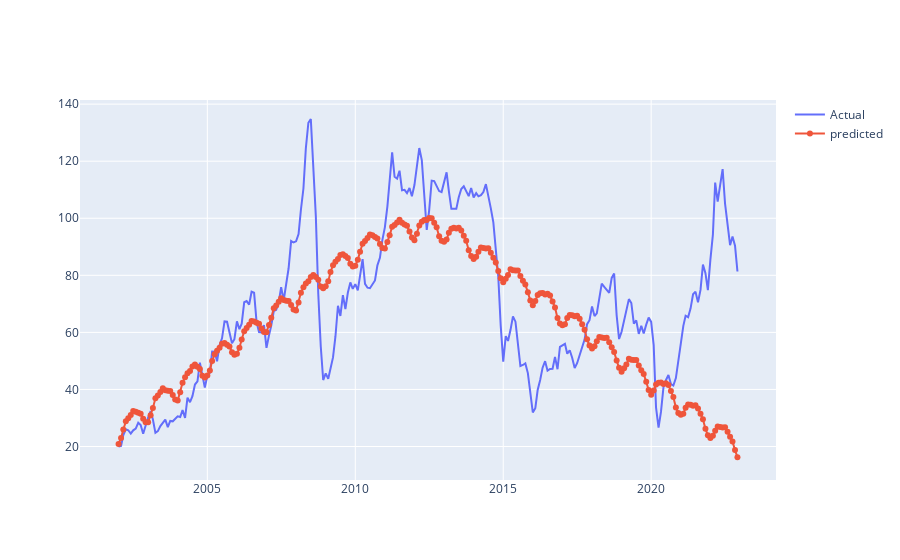

The code cell stored with this chart in its notebook:
### Code cell
# plot actual vs predicted
fig = go.Figure([go.Scatter(x=data['ds'], y=data['y'],mode='lines',
                    name='Actual')])
#You can add traces using an Express plot by using add_trace
fig.add_trace(go.Scatter(x=forecast['ds'], y=forecast['yhat'],
                   mode='lines+markers',
                    name='predicted'))
#To display a figure using the renderers framework, you call the .show() method on a graph object figure, or pass the figure to the plotly.io.show function. 
#With either approach, plotly.py will display the figure using the current default renderer(s).
fig.show()

### Figure 1 — Plotly figure (JSON) as saved in the notebook; plotly's stock layout.template omitted (floating-point values rounded to 4 significant figures; data arrays with more than 128 entries replaced by an {"elided": "..."} marker saying what was removed)
{"data": [{"mode": "lines", "name": "Actual", "type": "scatter", "x": {"elided": "252 str values"}, "y": {"elided": "252 float values"}}, {"mode": "lines+markers", "name": "predicted", "type": "scatter", "x": {"elided": "252 str values"}, "y": {"elided": "252 float values"}}], "layout": {}}
